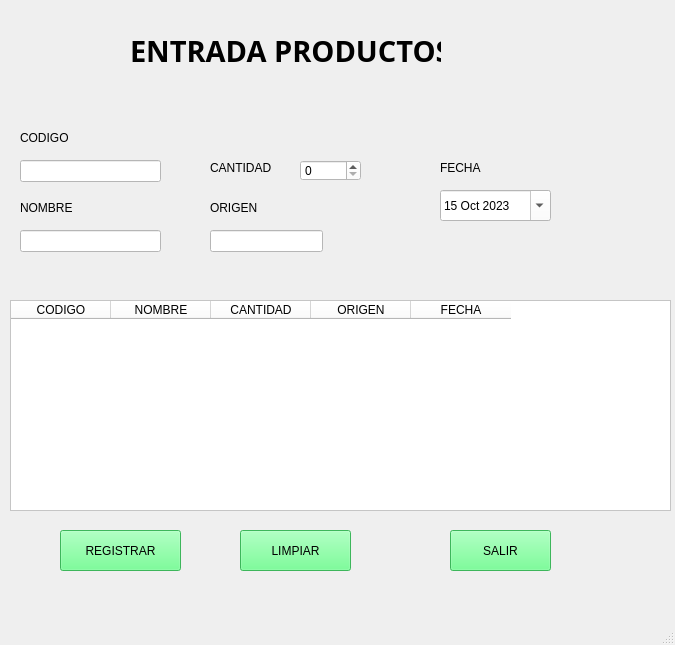
<?xml version="1.0" encoding="UTF-8"?>
<ui version="4.0">
 <class>MainWindow</class>
 <widget class="QMainWindow" name="MainWindow">
  <property name="geometry">
   <rect>
    <x>0</x>
    <y>0</y>
    <width>675</width>
    <height>645</height>
   </rect>
  </property>
  <property name="windowTitle">
   <string>MainWindow</string>
  </property>
  <property name="styleSheet">
   <string notr="true"/>
  </property>
  <widget class="QWidget" name="centralwidget">
   <widget class="QLabel" name="label">
    <property name="geometry">
     <rect>
      <x>130</x>
      <y>30</y>
      <width>311</width>
      <height>41</height>
     </rect>
    </property>
    <property name="font">
     <font>
      <family>Agency FB</family>
      <pointsize>22</pointsize>
      <weight>75</weight>
      <bold>true</bold>
     </font>
    </property>
    <property name="text">
     <string>ENTRADA PRODUCTOS</string>
    </property>
   </widget>
   <widget class="QLabel" name="label_2">
    <property name="geometry">
     <rect>
      <x>20</x>
      <y>130</y>
      <width>55</width>
      <height>16</height>
     </rect>
    </property>
    <property name="text">
     <string>CODIGO</string>
    </property>
   </widget>
   <widget class="QLabel" name="label_3">
    <property name="geometry">
     <rect>
      <x>20</x>
      <y>200</y>
      <width>55</width>
      <height>16</height>
     </rect>
    </property>
    <property name="text">
     <string>NOMBRE</string>
    </property>
   </widget>
   <widget class="QLabel" name="label_4">
    <property name="geometry">
     <rect>
      <x>210</x>
      <y>160</y>
      <width>71</width>
      <height>16</height>
     </rect>
    </property>
    <property name="text">
     <string>CANTIDAD</string>
    </property>
   </widget>
   <widget class="QLabel" name="label_5">
    <property name="geometry">
     <rect>
      <x>210</x>
      <y>200</y>
      <width>55</width>
      <height>16</height>
     </rect>
    </property>
    <property name="text">
     <string>ORIGEN</string>
    </property>
   </widget>
   <widget class="QLabel" name="label_6">
    <property name="geometry">
     <rect>
      <x>440</x>
      <y>160</y>
      <width>55</width>
      <height>16</height>
     </rect>
    </property>
    <property name="text">
     <string>FECHA</string>
    </property>
   </widget>
   <widget class="QTableWidget" name="tableWidget">
    <property name="geometry">
     <rect>
      <x>10</x>
      <y>300</y>
      <width>661</width>
      <height>211</height>
     </rect>
    </property>
    <property name="styleSheet">
     <string notr="true">background-color: rgb(255, 255, 255);</string>
    </property>
    <column>
     <property name="text">
      <string>CODIGO</string>
     </property>
    </column>
    <column>
     <property name="text">
      <string>NOMBRE</string>
     </property>
    </column>
    <column>
     <property name="text">
      <string>CANTIDAD</string>
     </property>
    </column>
    <column>
     <property name="text">
      <string>ORIGEN</string>
     </property>
    </column>
    <column>
     <property name="text">
      <string>FECHA</string>
     </property>
    </column>
   </widget>
   <widget class="QPushButton" name="pushButton">
    <property name="geometry">
     <rect>
      <x>450</x>
      <y>530</y>
      <width>101</width>
      <height>41</height>
     </rect>
    </property>
    <property name="styleSheet">
     <string notr="true">background-color: rgb(85, 255, 127);</string>
    </property>
    <property name="text">
     <string>SALIR</string>
    </property>
   </widget>
   <widget class="QPushButton" name="pushButton_2">
    <property name="geometry">
     <rect>
      <x>60</x>
      <y>530</y>
      <width>121</width>
      <height>41</height>
     </rect>
    </property>
    <property name="styleSheet">
     <string notr="true">background-color: rgb(85, 255, 127);</string>
    </property>
    <property name="text">
     <string>REGISTRAR</string>
    </property>
   </widget>
   <widget class="QPushButton" name="pushButton_3">
    <property name="geometry">
     <rect>
      <x>240</x>
      <y>530</y>
      <width>111</width>
      <height>41</height>
     </rect>
    </property>
    <property name="styleSheet">
     <string notr="true">background-color: rgb(85, 255, 127);</string>
    </property>
    <property name="text">
     <string>LIMPIAR</string>
    </property>
   </widget>
   <widget class="QLineEdit" name="lineEdit">
    <property name="geometry">
     <rect>
      <x>20</x>
      <y>160</y>
      <width>141</width>
      <height>22</height>
     </rect>
    </property>
    <property name="styleSheet">
     <string notr="true">background-color: rgb(255, 255, 255);</string>
    </property>
   </widget>
   <widget class="QLineEdit" name="lineEdit_2">
    <property name="geometry">
     <rect>
      <x>20</x>
      <y>230</y>
      <width>141</width>
      <height>22</height>
     </rect>
    </property>
    <property name="styleSheet">
     <string notr="true">background-color: rgb(255, 255, 255);</string>
    </property>
   </widget>
   <widget class="QLineEdit" name="lineEdit_3">
    <property name="geometry">
     <rect>
      <x>210</x>
      <y>230</y>
      <width>113</width>
      <height>22</height>
     </rect>
    </property>
    <property name="styleSheet">
     <string notr="true">background-color: rgb(255, 255, 255);</string>
    </property>
   </widget>
   <widget class="QSpinBox" name="spinBox">
    <property name="geometry">
     <rect>
      <x>300</x>
      <y>160</y>
      <width>61</width>
      <height>21</height>
     </rect>
    </property>
    <property name="styleSheet">
     <string notr="true">background-color: rgb(255, 255, 255);</string>
    </property>
   </widget>
   <widget class="QDateEdit" name="dtFecha">
    <property name="geometry">
     <rect>
      <x>440</x>
      <y>190</y>
      <width>111</width>
      <height>31</height>
     </rect>
    </property>
    <property name="styleSheet">
     <string notr="true">background-color: rgb(255, 255, 255);</string>
    </property>
    <property name="dateTime">
     <datetime>
      <hour>0</hour>
      <minute>0</minute>
      <second>0</second>
      <year>2023</year>
      <month>10</month>
      <day>15</day>
     </datetime>
    </property>
    <property name="calendarPopup">
     <bool>true</bool>
    </property>
   </widget>
   <widget class="QLabel" name="label_7">
    <property name="geometry">
     <rect>
      <x>480</x>
      <y>10</y>
      <width>161</width>
      <height>121</height>
     </rect>
    </property>
    <property name="text">
     <string/>
    </property>
    <property name="pixmap">
     <pixmap>../Img/entrada.png</pixmap>
    </property>
    <property name="scaledContents">
     <bool>true</bool>
    </property>
   </widget>
  </widget>
  <widget class="QMenuBar" name="menubar">
   <property name="geometry">
    <rect>
     <x>0</x>
     <y>0</y>
     <width>675</width>
     <height>26</height>
    </rect>
   </property>
  </widget>
  <widget class="QStatusBar" name="statusbar"/>
 </widget>
 <resources/>
 <connections/>
</ui>
